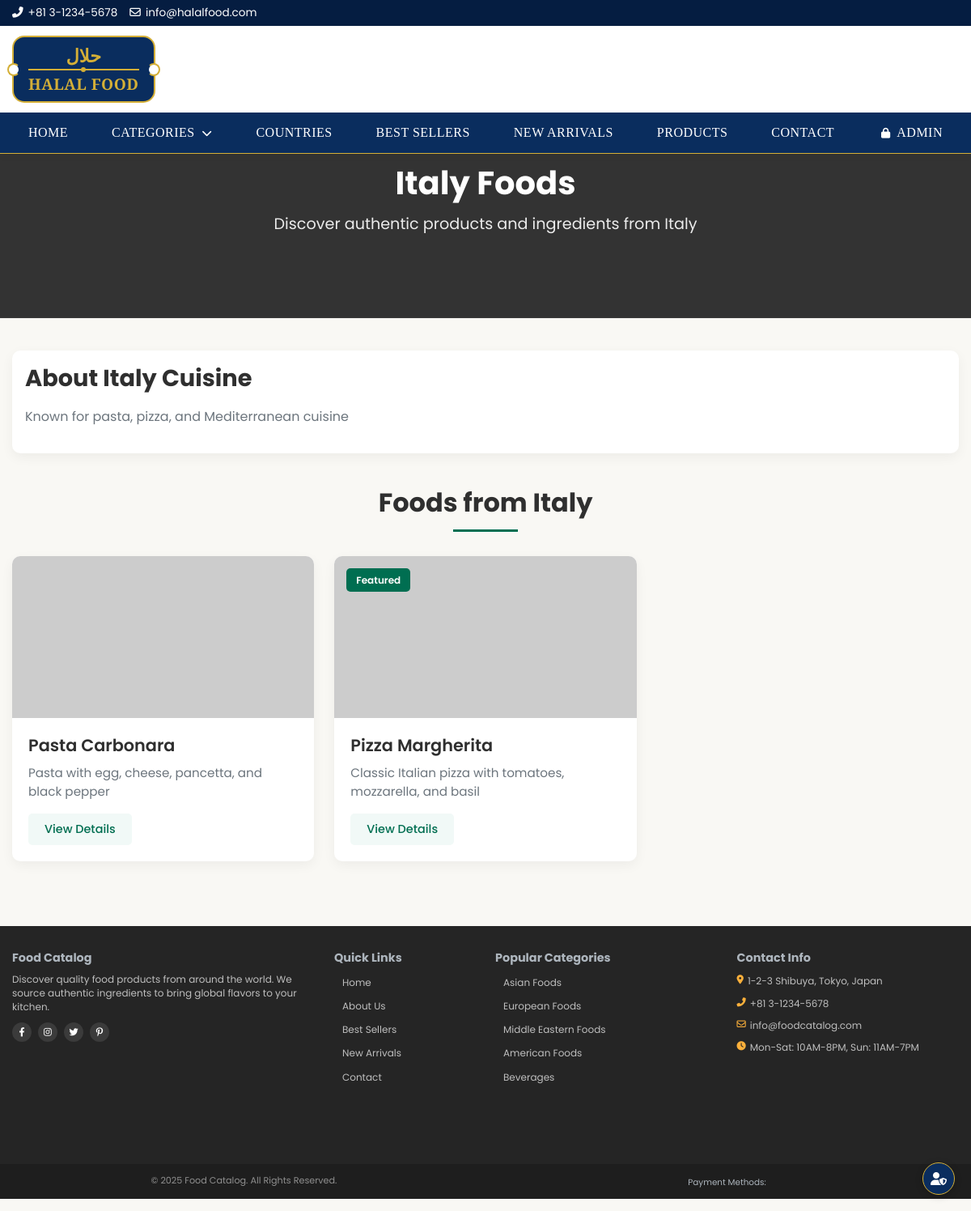
/country.php?id=1, run on the app's committed database.
### tables this page shows
CREATE TABLE IF NOT EXISTS countries (
    id INT AUTO_INCREMENT PRIMARY KEY,
    name VARCHAR(100) NOT NULL,
    image VARCHAR(255),
    description TEXT,
    created_at TIMESTAMP DEFAULT CURRENT_TIMESTAMP
);

CREATE TABLE IF NOT EXISTS food_items (
    id INT AUTO_INCREMENT PRIMARY KEY,
    country_id INT NOT NULL,
    name VARCHAR(100) NOT NULL,
    description TEXT,
    image VARCHAR(255),
    featured BOOLEAN DEFAULT FALSE,
    created_at TIMESTAMP DEFAULT CURRENT_TIMESTAMP,
    FOREIGN KEY (country_id) REFERENCES countries(id) ON DELETE CASCADE
);

### country.php (the view, shortened to what this page needs)
<?php
require_once 'includes/db.php';
$country_id = intval($_GET['id']);
$country_sql = "SELECT * FROM countries WHERE id = ?";
$stmt = $conn->prepare($country_sql);
$stmt->bind_param("i", $country_id);
$stmt->execute();
$country_result = $stmt->get_result();
$country = $country_result->fetch_assoc();
$foods_sql = "SELECT * FROM food_items WHERE country_id = ? ORDER BY name ASC";
$stmt = $conn->prepare($foods_sql);
$stmt->bind_param("i", $country_id);
$stmt->execute();
$foods_result = $stmt->get_result();
include 'includes/header.php';
?>
<section class="country-header" style="background-image: linear-gradient(rgba(0,0,0,0.5), rgba(0,0,0,0.5)), url('<?php echo !empty($country['image']) && file_exists("assets/img/countries/" . $country['image']) ? "assets/img/countries/" . $country['image'] : "https://via.placeholder.com/1200x400?text=" . urlencode($country['name']); ?>')">
    <div class="container">
        <h1><?php echo htmlspecialchars($country['name']); ?> Foods</h1>
        <p>Discover authentic products and ingredients from <?php echo htmlspecialchars($country['name']); ?></p>
    </div>
</section>
<?php if (!empty($country['description'])): ?>
<section class="country-description-section">
    <div class="container">
        <div class="card">
            <div class="card-body">
                <h2>About <?php echo htmlspecialchars($country['name']); ?> Cuisine</h2>
                <p><?php echo nl2br(htmlspecialchars($country['description'])); ?></p>
            </div>
        </div>
    </div>
</section>
<?php endif; ?>
<section class="foods-section">
    <div class="container">
        <h2 class="section-title">Foods from <?php echo htmlspecialchars($country['name']); ?></h2>
        <?php if ($foods_result && $foods_result->num_rows > 0): ?>
        <div class="foods-grid">
            <?php while($food = $foods_result->fetch_assoc()): ?>
            <div class="food-card">
                <div class="food-image">
                    <?php if ((isset($food['is_featured']) && $food['is_featured']) || (isset($food['featured']) && $food['featured'])): ?>
                        <div class="food-badge featured">Featured</div>
                    <?php elseif (isset($food['is_new_arrival']) && $food['is_new_arrival']): ?>
                        <div class="food-badge new">New</div>
                    <?php elseif (isset($food['is_bestseller']) && $food['is_bestseller']): ?>
                        <div class="food-badge bestseller">Best Seller</div>
                    <?php endif; ?>
                    <?php if (!empty($food['image']) && file_exists("assets/img/foods/" . $food['image'])): ?>
                        <img src="assets/img/foods/<?php echo $food['image']; ?>" alt="<?php echo htmlspecialchars($food['name']); ?>">
                    <?php else: ?>
                        <img src="https://via.placeholder.com/300x200?text=<?php echo urlencode($food['name']); ?>" alt="<?php echo htmlspecialchars($food['name']); ?>">
                    <?php endif; ?>
                </div>
                <div class="food-content">
                    <h3 class="food-name"><?php echo htmlspecialchars($food['name']); ?></h3>
                    <div class="food-description">
                        <?php
                        if (!empty($food['description'])) {
                            echo htmlspecialchars(substr($food['description'], 0, 100)) . (strlen($food['description']) > 100 ? '...' : '');
                        } else {
                            echo "No description available.";
                        }
                        ?>
                    </div>
                    <a href="product.php?id=<?php echo $food['id']; ?>" class="food-details-btn">View Details</a>
                </div>
            </div>
            <?php endwhile; ?>
        </div>
        <?php endif; ?>
    </div>
</section>
<?php include 'includes/footer.php'; ?>

### assets/css/style.css (style rules this page uses)
:root { --primary: #006E51; --primary-dark: #00584A; --secondary: #D0104C; --accent: #FBB03B; --body-bg: #F9F8F4; --text-dark: #2F2F2F; --text-light: #757575; --border-light: #E7E5E0; --white: #FFFFFF; }
* { margin: 0; padding: 0; box-sizing: border-box; }
body { font-family: 'Noto Sans', 'Noto Sans JP', sans-serif; color: var(--text-dark); background-color: var(--body-bg); line-height: 1.6; font-size: 16px; }
h1, h2, h3, h4, h5, h6 { font-weight: 700; line-height: 1.3; margin-bottom: 1rem; }
p { margin-bottom: 1rem; }
a { color: var(--text-dark); text-decoration: none; transition: all 0.3s ease; }
.container { max-width: 1200px; margin: 0 auto; padding: 0 15px; }
img { max-width: 100%; height: auto; }

### includes/header.php (style rules this page uses)
:root { --primary: #0a2d5e; --primary-dark: #051d41; --primary-light: #e4e9f2; --secondary: #D0104C; --accent: #FBB03B; --body-bg: #F9F8F4; --text-dark: #2F2F2F; --text-light: #757575; --border-light: #E7E5E0; --white: #FFFFFF; --gray-100: #f8f9fa; --gray-200: #e9ecef; --halal-green: #0a2d5e; --halal-dark-green: #051d41; --halal-gold: #D4AF37; --nav-color: #0a2d5e; --nav-color-dark: #051d41; }
body { font-family: 'Poppins', sans-serif; color: var(--text-dark); background-color: var(--body-bg); line-height: 1.6; }
a { color: var(--primary); text-decoration: none; transition: all 0.3s ease; }

### country.php (style rules this page uses)
.country-header { background-size: cover; background-position: center; color: white; text-align: center; padding: 80px 0; margin-bottom: 40px; position: relative; }
.country-header::before { content: ''; position: absolute; top: 0; left: 0; width: 100%; height: 100%; background: linear-gradient(rgba(0,0,0,0.5), rgba(0,0,0,0.5)); }
.country-header .container { position: relative; z-index: 1; }
.country-header h1 { font-size: 2.5rem; font-weight: 700; margin-bottom: 10px; }
.country-header p { font-size: 1.2rem; max-width: 700px; margin: 0 auto 20px; opacity: 0.9; }
.country-description-section { margin-bottom: 40px; }
.country-description-section .card { border: none; border-radius: 10px; box-shadow: 0 5px 15px rgba(0,0,0,0.05); }
.country-description-section h2 { font-size: 1.8rem; color: #2F2F2F; margin-bottom: 15px; }
.country-description-section p { color: #6c757d; line-height: 1.7; }
.foods-section { padding-bottom: 80px; }
.section-title { font-size: 2rem; font-weight: 700; color: #2F2F2F; margin-bottom: 30px; text-align: center; position: relative; padding-bottom: 15px; }
.section-title::after { content: ''; position: absolute; bottom: 0; left: 50%; width: 80px; height: 3px; background-color: #006E51; transform: translateX(-50%); }
.foods-grid { display: grid; grid-template-columns: repeat(auto-fill, minmax(280px, 1fr)); gap: 25px; }
.food-card { background-color: white; border-radius: 10px; overflow: hidden; box-shadow: 0 5px 15px rgba(0,0,0,0.05); transition: all 0.3s ease; height: 100%; }
.food-image { position: relative; height: 200px; overflow: hidden; }
.food-image img { width: 100%; height: 100%; object-fit: cover; transition: transform 0.5s ease; }
.food-badge { position: absolute; top: 15px; left: 15px; padding: 5px 12px; border-radius: 5px; font-size: 0.75rem; font-weight: 600; color: white; z-index: 2; }
.food-badge.featured { background-color: #006E51; }
.food-content { padding: 20px; }
.food-name { font-size: 1.3rem; color: #2F2F2F; margin-bottom: 10px; font-weight: 600; line-height: 1.3; }
.food-description { color: #6c757d; font-size: 0.95rem; margin-bottom: 15px; line-height: 1.5; }
.food-details-btn { display: inline-block; background-color: #F1F9F7; color: #006E51; padding: 8px 20px; border-radius: 5px; text-decoration: none; font-weight: 500; font-size: 0.9rem; transition: all 0.3s ease; }

### data on the page
countries: name "Italy", description "Known for pasta, pizza, and Mediterranean cuisine"
food_items: name "Pasta Carbonara", description "Pasta with egg, cheese, pancetta, and black pepper"
food_items: featured "Featured", name "Pizza Margherita", description "Classic Italian pizza with tomatoes, mozzarella, and basil"
